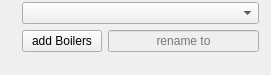
         <widget class="QWidget" name="page_3">
          <property name="geometry">
           <rect>
            <x>0</x>
            <y>0</y>
            <width>271</width>
            <height>75</height>
           </rect>
          </property>
          <attribute name="label">
           <string>Boilers</string>
          </attribute>
          <widget class="QWidget" name="formLayoutWidget_6">
           <property name="geometry">
            <rect>
             <x>20</x>
             <y>0</y>
             <width>241</width>
             <height>74</height>
            </rect>
           </property>
           <layout class="QFormLayout" name="formLayout_9">
            <property name="leftMargin">
             <number>2</number>
            </property>
            <property name="topMargin">
             <number>2</number>
            </property>
            <property name="rightMargin">
             <number>2</number>
            </property>
            <property name="bottomMargin">
             <number>2</number>
            </property>
            <item row="1" column="0">
             <widget class="QPushButton" name="addboiler_button">
              <property name="enabled">
               <bool>true</bool>
              </property>
              <property name="text">
               <string>add Boilers</string>
              </property>
             </widget>
            </item>
            <item row="1" column="1">
             <widget class="QLineEdit" name="boiler_rename_line_edit">
              <property name="enabled">
               <bool>false</bool>
              </property>
              <property name="alignment">
               <set>Qt::AlignCenter</set>
              </property>
              <property name="placeholderText">
               <string>rename to</string>
              </property>
             </widget>
            </item>
            <item row="0" column="0" colspan="2">
             <widget class="QComboBox" name="add_boiler_select_combo"/>
            </item>
           </layout>
          </widget>
         </widget>
